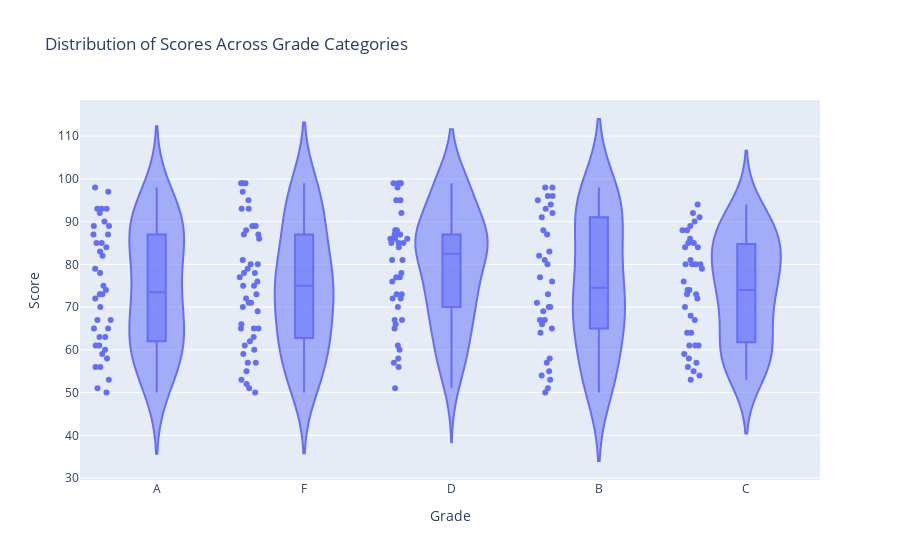

The code cell stored with this chart in its notebook:
### Code cell
# 2. Using the Student Grades, create a violin plot to display the distribution of scores across different grade
# categories.

# Generate violin plot data
np.random.seed(15)
data_grades = {
    'Grade': np.random.choice(['A', 'B', 'C', 'D', 'F'], 200),
    'Score': np.random.randint(50, 100, 200)
}
df_grades = pd.DataFrame(data_grades)

# Create a violin plot
fig_violin = px.violin(df_grades, y='Score', x='Grade', box=True, points='all', title='Distribution of Scores Across Grade Categories')
fig_violin.show()

### Figure 1 — Plotly figure (JSON) as saved in the notebook; plotly's stock layout.template omitted (floating-point values rounded to 4 significant figures; data arrays with more than 128 entries replaced by an {"elided": "..."} marker saying what was removed)
{"data": [{"alignmentgroup": "True", "box": {"visible": true}, "hovertemplate": "Grade=%{x}<br>Score=%{y}<extra></extra>", "legendgroup": "", "marker": {"color": "#636efa"}, "name": "", "offsetgroup": "", "orientation": "v", "points": "all", "scalegroup": "True", "showlegend": false, "type": "violin", "x": {"elided": "200 str values"}, "x0": " ", "xaxis": "x", "y": {"elided": "200 int values"}, "y0": " ", "yaxis": "y"}], "layout": {"legend": {"tracegroupgap": 0}, "title": {"text": "Distribution of Scores Across Grade Categories"}, "violinmode": "group", "xaxis": {"anchor": "y", "domain": [0, 1], "title": {"text": "Grade"}}, "yaxis": {"anchor": "x", "domain": [0, 1], "title": {"text": "Score"}}}}
